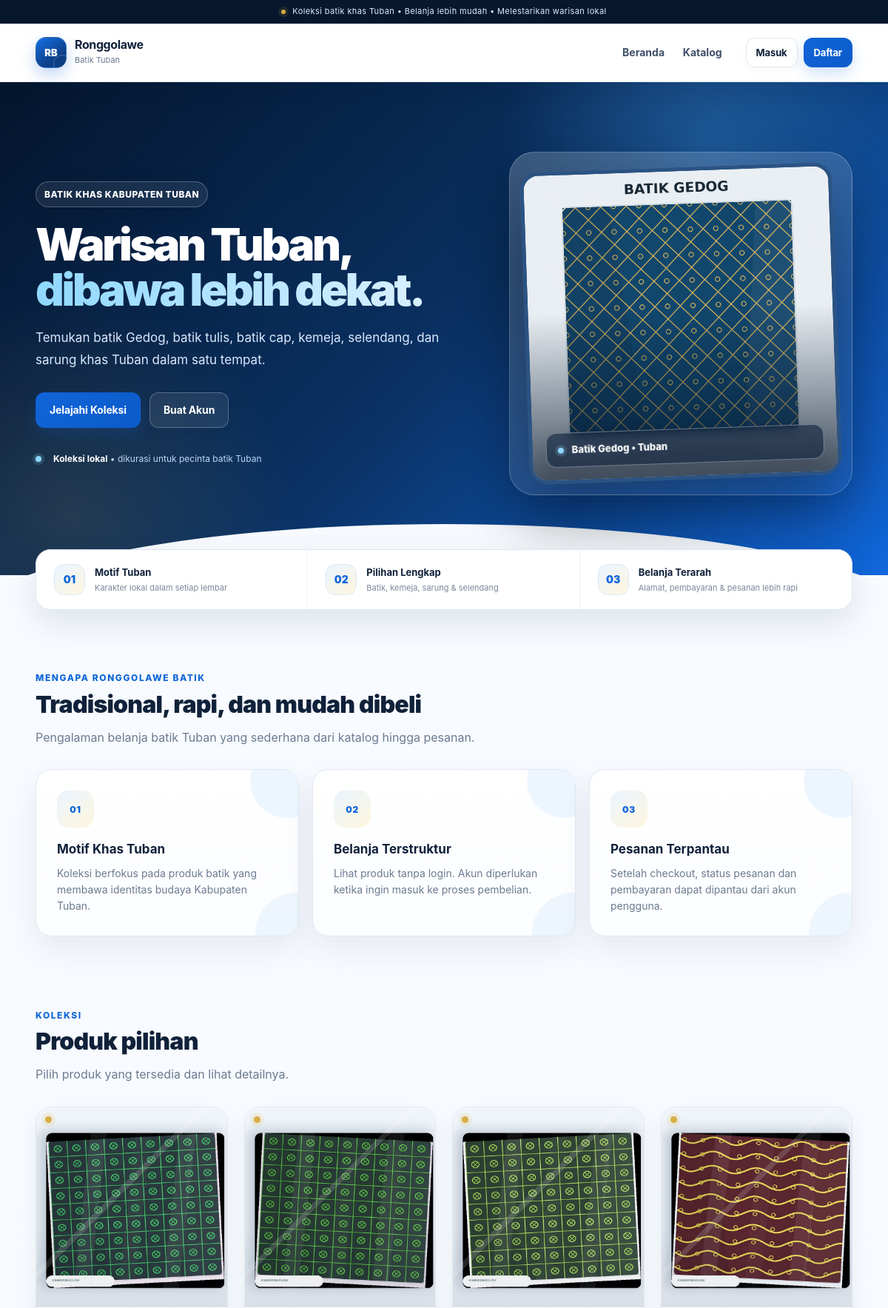
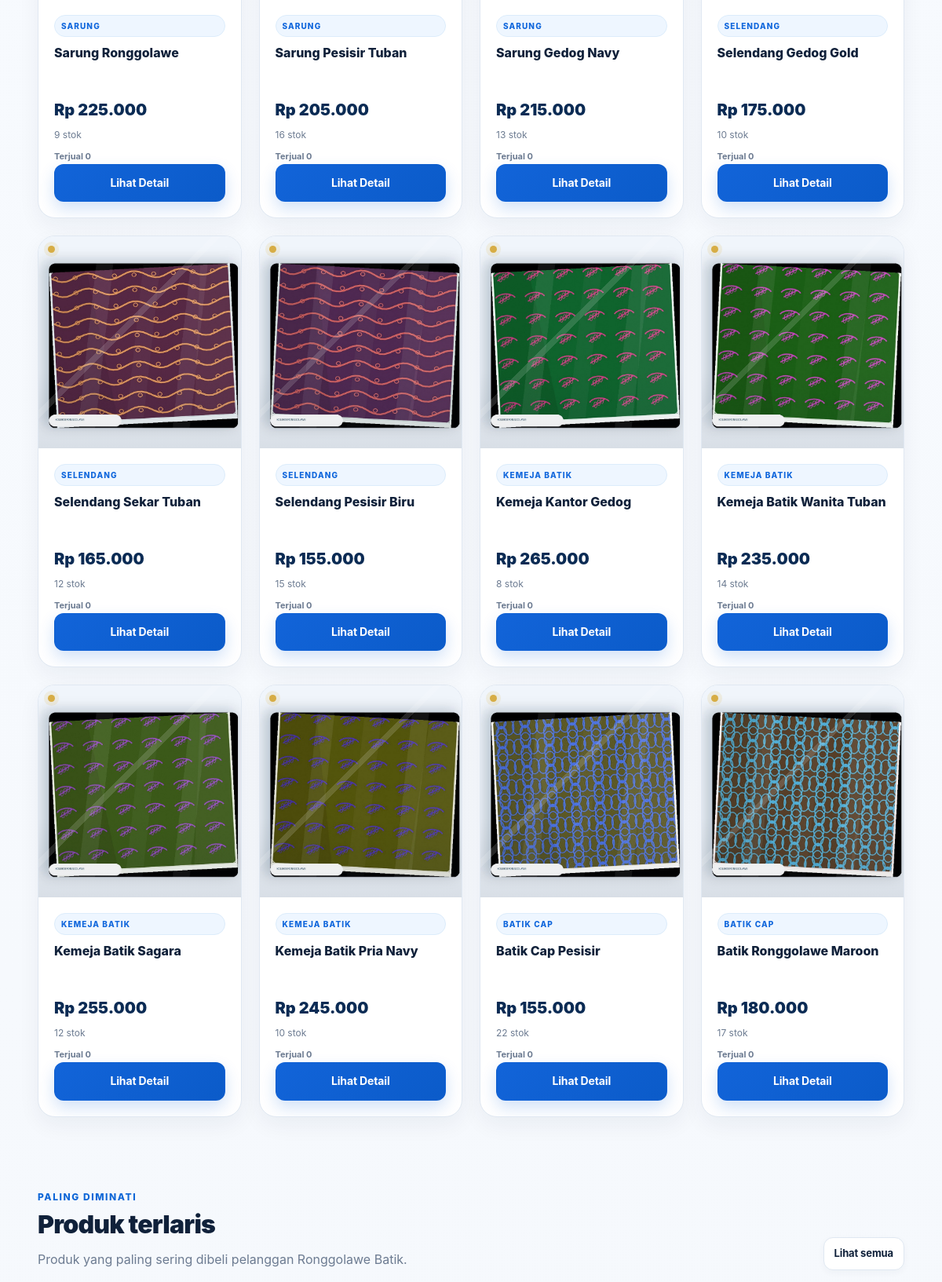
The page / (upper part) on the database its author committed (2 pictures, top to bottom).
### tables this page shows
CREATE TABLE IF NOT EXISTS products (
    id INT UNSIGNED AUTO_INCREMENT PRIMARY KEY,
    category_id INT UNSIGNED NOT NULL,
    sku VARCHAR(50) NOT NULL UNIQUE,
    nama_produk VARCHAR(150) NOT NULL,
    slug VARCHAR(180) NOT NULL UNIQUE,
    deskripsi TEXT,
    harga DECIMAL(12,2) NOT NULL DEFAULT 0.00,
    stok INT UNSIGNED NOT NULL DEFAULT 0,
    gambar VARCHAR(255),
    status ENUM('aktif','nonaktif') NOT NULL DEFAULT 'aktif',
    created_at TIMESTAMP NOT NULL DEFAULT CURRENT_TIMESTAMP,
    updated_at TIMESTAMP NOT NULL DEFAULT CURRENT_TIMESTAMP ON UPDATE CURRENT_TIMESTAMP,
    INDEX idx_products_category (category_id), INDEX idx_products_status (status), INDEX idx_products_nama (nama_produk),
    CONSTRAINT fk_products_category FOREIGN KEY (category_id) REFERENCES categories(id) ON UPDATE CASCADE ON DELETE RESTRICT
);

CREATE TABLE IF NOT EXISTS categories (
    id INT UNSIGNED AUTO_INCREMENT PRIMARY KEY,
    nama_kategori VARCHAR(100) NOT NULL UNIQUE,
    deskripsi VARCHAR(255),
    status ENUM('aktif','nonaktif') NOT NULL DEFAULT 'aktif',
    created_at TIMESTAMP NOT NULL DEFAULT CURRENT_TIMESTAMP,
    updated_at TIMESTAMP NOT NULL DEFAULT CURRENT_TIMESTAMP ON UPDATE CURRENT_TIMESTAMP,
    INDEX idx_categories_status (status)
);

### includes/functions.php (called while the page is built, shortened)
<?php
function e($value)
{
    return htmlspecialchars((string)$value, ENT_QUOTES, 'UTF-8');
}
function rupiah($value)
{
    return 'Rp ' . number_format((float)$value, 0, ',', '.');
}
?>

### index.php (the view, shortened to what this page needs)
<?php
require_once "config/database.php";
require_once "includes/functions.php";
$product_result = mysqli_query($conn, "SELECT products.*, categories.nama_kategori, COALESCE(sales.total_terjual,0) AS total_terjual, COALESCE(rating_data.avg_rating,0) AS avg_rating, COALESCE(rating_data.total_review,0) AS total_review FROM products INNER JOIN categories ON products.category_id=categories.id LEFT JOIN (SELECT od.product_id,SUM(od.jumlah) AS total_terjual FROM order_details od INNER JOIN orders o ON o.id=od.order_id WHERE o.status <> 'Dibatalkan' GROUP BY od.product_id) sales ON sales.product_id=products.id LEFT JOIN (SELECT product_id,AVG(rating) AS avg_rating,COUNT(*) AS total_review FROM reviews WHERE status='Tampil' GROUP BY product_id) rating_data ON rating_data.product_id=products.id WHERE products.status='aktif' AND categories.status='aktif' ORDER BY products.id DESC LIMIT 12");
include "includes/header.php";
?>
<section class="hero">
    <div class="container hero-grid">
        <div>
            <span class="eyebrow">BATIK KHAS KABUPATEN TUBAN</span>
            <h1>Warisan Tuban,<br><span>dibawa lebih dekat.</span></h1>
            <p>Temukan batik Gedog, batik tulis, batik cap, kemeja, selendang, dan sarung khas Tuban dalam satu tempat.</p>
            <div class="hero-actions">
                <a class="btn btn-primary" href="#produk">Jelajahi Koleksi</a>
                <?php if (!isset($_SESSION['user_id'])): ?>
                    <a class="btn btn-outline" href="register.php">Buat Akun</a>
                <?php endif; ?>
                <div class="hero-copy-note"><span class="hero-photo-dot"></span><span><b>Koleksi lokal</b> • dikurasi untuk pecinta batik Tuban</span></div>
            </div>
        </div>
        <div class="hero-art">
            <div class="hero-photo-wrap">
                <img class="hero-photo" src="images/batik-gedog-tuban.jpg" alt="Batik Gedog khas Tuban">
                <div class="hero-photo-label">
                    <span class="hero-photo-dot"></span>
                    Batik Gedog • Tuban
                </div>
            </div>
        </div>
    </div>
</section>
<section class="signature-strip">
    <div class="container">
        <div class="signature-inner">
            <div class="signature-item"><div class="signature-icon">01</div><div><strong>Motif Tuban</strong><span>Karakter lokal dalam setiap lembar</span></div></div>
            <div class="signature-item"><div class="signature-icon">02</div><div><strong>Pilihan Lengkap</strong><span>Batik, kemeja, sarung & selendang</span></div></div>
            <div class="signature-item"><div class="signature-icon">03</div><div><strong>Belanja Terarah</strong><span>Alamat, pembayaran & pesanan lebih rapi</span></div></div>
        </div>
    </div>
</section>
<section class="section">
    <div class="container">
        <div class="section-head">
            <div>
                <div class="kicker">Mengapa Ronggolawe Batik</div>
                <h2>Tradisional, rapi, dan mudah dibeli</h2>
                <p>Pengalaman belanja batik Tuban yang sederhana dari katalog hingga pesanan.</p>
            </div>
        </div>
        <div class="feature-grid">
            <div class="feature-card">
                <div class="feature-icon">01</div>
                <h3>Motif Khas Tuban</h3>
                <p>Koleksi berfokus pada produk batik yang membawa identitas budaya Kabupaten Tuban.</p>
            </div>
            <div class="feature-card">
                <div class="feature-icon">02</div>
                <h3>Belanja Terstruktur</h3>
                <p>Lihat produk tanpa login. Akun diperlukan ketika ingin masuk ke proses pembelian.</p>
            </div>
            <div class="feature-card">
                <div class="feature-icon">03</div>
                <h3>Pesanan Terpantau</h3>
                <p>Setelah checkout, status pesanan dan pembayaran dapat dipantau dari akun pengguna.</p>
            </div>
        </div>
    </div>
</section>
<section class="section" id="produk" style="padding-top:15px">
    <div class="container">
        <div class="section-head">
            <div>
                <div class="kicker">Koleksi</div>
                <h2>Produk pilihan</h2>
                <p>Pilih produk yang tersedia dan lihat detailnya.</p>
            </div>
        </div>
        <div class="product-grid">
            <?php if (mysqli_num_rows($product_result) > 0): ?>
                <?php while ($product = mysqli_fetch_assoc($product_result)): ?>
                    <article class="product-card">
                        <div class="product-image">
                            <?php if (!empty($product['gambar'])): ?>
                                <img src="images/<?= e($product['gambar']); ?>" alt="<?= e($product['nama_produk']); ?>">
                            <?php else: ?>
                                <div class="image-placeholder">Ronggolawe Batik</div>
                            <?php endif; ?>
                        </div>
                        <div class="product-body">
                            <div class="product-category"><?= e($product['nama_kategori']); ?></div>
                            <div class="product-title"><?= e($product['nama_produk']); ?></div>
                            <div class="product-price"><?= rupiah($product['harga']); ?></div>
                            <div class="product-meta-row"><span class="product-stock"><?= (int)$product['stok']; ?> stok</span></div><div class="product-sold">Terjual <?= (int)$product['total_terjual']; ?></div>
                            <a class="btn btn-primary btn-block" href="user/detail.php?id=<?= (int)$product['id']; ?>">Lihat Detail</a>
                        </div>
                    </article>
                <?php endwhile; ?>
            <?php else: ?>
                <div class="empty" style="grid-column:1/-1">Belum ada produk aktif.</div>
            <?php endif; ?>
        </div>
    </div>
</section>
<section class="section" style="padding-top:10px">
    <div class="container">
        <div class="section-head">
            <div>
                <div class="kicker">Paling Diminati</div>
                <h2>Produk terlaris</h2>
                <p>Produk yang paling sering dibeli pelanggan Ronggolawe Batik.</p>
            </div>
            <a class="btn btn-outline btn-sm" href="user/index.php?sort=terlaris">Lihat semua</a>
        </div>
    </div>
</section>
<?php include "includes/footer.php"; ?>

### rows shown on the page
products: gambar (picture), category.nama_kategori "SARUNG", nama_produk "Sarung Ronggolawe", harga "Rp 225.000", stok "9", total_terjual "0"
products: gambar (picture), category.nama_kategori "SARUNG", nama_produk "Sarung Pesisir Tuban", harga "Rp 205.000", stok "16", total_terjual "0"
products: gambar (picture), category.nama_kategori "SARUNG", nama_produk "Sarung Gedog Navy", harga "Rp 215.000", stok "13", total_terjual "0"
products: gambar (picture), category.nama_kategori "SELENDANG", nama_produk "Selendang Gedog Gold", harga "Rp 175.000", stok "10", total_terjual "0"
products: gambar (picture), category.nama_kategori "SELENDANG", nama_produk "Selendang Sekar Tuban", harga "Rp 165.000", stok "12", total_terjual "0"
products: gambar (picture), category.nama_kategori "SELENDANG", nama_produk "Selendang Pesisir Biru", harga "Rp 155.000", stok "15", total_terjual "0"
products: gambar (picture), category.nama_kategori "KEMEJA BATIK", nama_produk "Kemeja Kantor Gedog", harga "Rp 265.000", stok "8", total_terjual "0"
products: gambar (picture), category.nama_kategori "KEMEJA BATIK", nama_produk "Kemeja Batik Wanita Tuban", harga "Rp 235.000", stok "14", total_terjual "0"
products: gambar (picture), category.nama_kategori "KEMEJA BATIK", nama_produk "Kemeja Batik Sagara", harga "Rp 255.000", stok "12", total_terjual "0"
products: gambar (picture), category.nama_kategori "KEMEJA BATIK", nama_produk "Kemeja Batik Pria Navy", harga "Rp 245.000", stok "10", total_terjual "0"
products: gambar (picture), category.nama_kategori "BATIK CAP", nama_produk "Batik Cap Pesisir", harga "Rp 155.000", stok "22", total_terjual "0"
products: gambar (picture), category.nama_kategori "BATIK CAP", nama_produk "Batik Ronggolawe Maroon", harga "Rp 180.000", stok "17", total_terjual "0"
